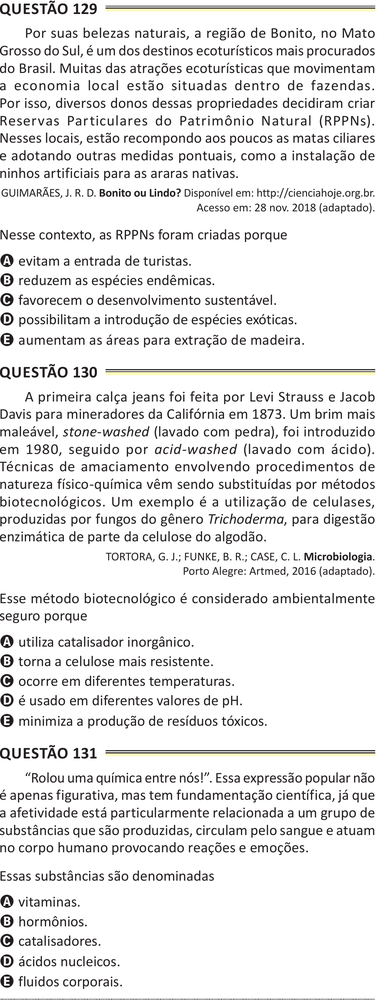
#> input picture 4Passo-RemoverBordasCentraisDasMetades/divididas-sem-bordas-do-meio/pagina_enem_13_direita.png, 386 x 1000 px, shrunk from 1075 x 2782 before the run; its folder holds 4 pictures in this run
$ python remover-bordas-internas.py
#> lines starting #> are read from the running program, lines starting #| are printed output that depends on the picture
"""
Propósito: Remover a bordinha interna que fica entre as colunas
Autor: Alexandre Nassar de Peder
Criação: 02/10/2025
Atualização: 03/06/2026

OBS1: puxe a pasta "divididas-com-bordas-do-meio" do passo 3 para essa pasta do passo 4

OBS2: As imagens da coluna da esquerda tem uma bordinha no lado direito

OBS3: As imagens da coluna da direita tem uma bordinha no lado esquerdo

OBS4: abra as imagens no GIMP para contar pixels e saber quantos pixels cortar da borda interna

OBS5: este código vai criar uma pasta de saída chamada "divididas-sem-bordas-do-meio", vai cortar as bordinhas internas de cada coluna e salvar as imagens cortadas nessa pasta criada

OBS6: Atualize as linhas 43 e 47 com os valores corretos de corte (esquerda, superior, direita, inferior) para a respectiva coluna (esquerda/direita)

OBS7: execute o código, e abra as imagens para conferir se as bordas foram removidas corretamente. Se não, ajuste os valores de corte e execute novamente.
"""

from PIL import Image
import os

pasta_imagens = "divididas-sem-bordas-do-meio"
pasta_saida = "divididas-sem-bordas-do-meio2"

os.makedirs(pasta_saida, exist_ok=True)

for nome_arquivo in os.listdir(pasta_imagens):
    if nome_arquivo.lower().endswith(".png"):
        caminho_entrada = os.path.join(pasta_imagens, nome_arquivo)
        imagem = Image.open(caminho_entrada)
#> imagem is the input picture: PIL image 386x1000 RGB; mean R, G, B 232, 231.5, 231.3

        largura, altura = imagem.size
#> largura = 386; altura = 1000

        # Aplica o corte original das bordas totais
        caixa_corte = (0, 0, largura, altura)
#> caixa_corte = (0, 0, 386, 1000)

        # Aplica cortes adicionais baseados no nome do arquivo
        if nome_arquivo.endswith("_esquerda.png"):
            # Remover pixels da borda direita das imagens de coluna da esquerda, nesse exemplo, 25 pixels
            caixa_corte = (caixa_corte[0], caixa_corte[1], caixa_corte[2] , caixa_corte[3]) # ATUALIZE AQUI O VALOR DE CORTE PARA A COLUNA DA ESQUERDA (esquerda, superior, direita, inferior)

        elif nome_arquivo.endswith("_direita.png"):
            # Remover pixels da borda esquerda das imagens de coluna da direita, nesse exemplo, 25 pixels
            caixa_corte = (caixa_corte[0] , caixa_corte[1], caixa_corte[2] - 27, caixa_corte[3]) # ATUALIZE AQUI O VALOR DE CORTE PARA A COLUNA DA DIREITA (esquerda, superior, direita, inferior)
#> caixa_corte = (0, 0, 359, 1000)

        imagem_cortada = imagem.crop(caixa_corte)
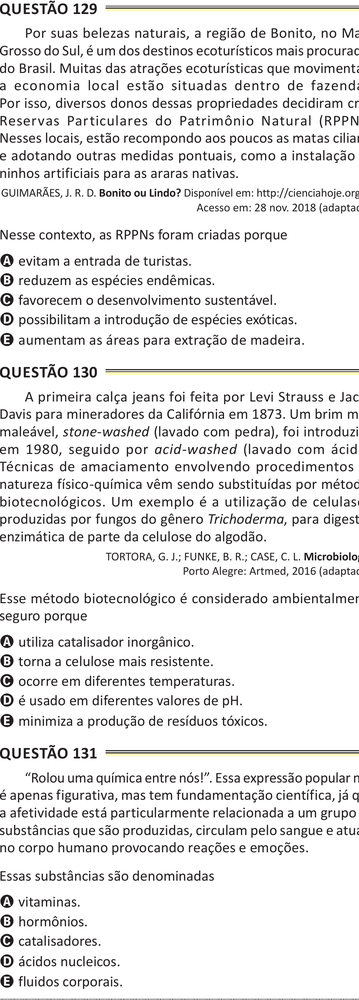
#> imagem_cortada: PIL image 359x1000 RGB; mean R, G, B 231, 230.6, 230.3
#> pass 3 of the loop `for nome_arquivo in os.listdir(pasta_imagens):`:
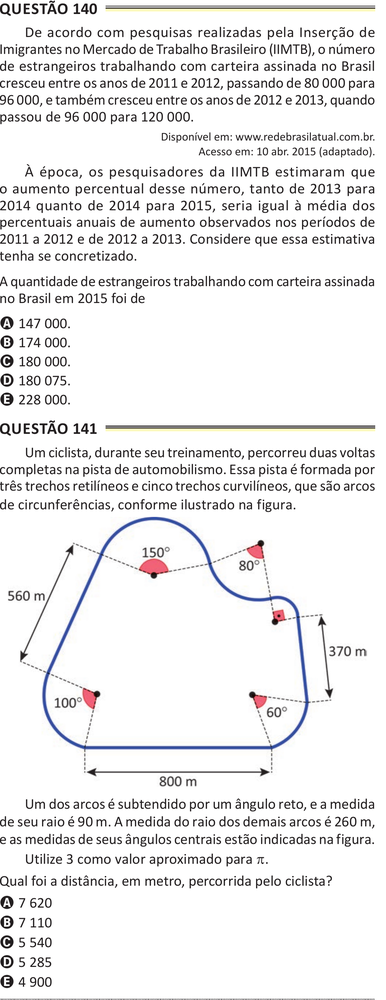
#> input picture 4Passo-RemoverBordasCentraisDasMetades/divididas-sem-bordas-do-meio/pagina_enem_17_direita.png, 386 x 1000 px, shrunk from 1075 x 2782 before the run
#> imagem is the input picture: PIL image 386x1000 RGB; mean R, G, B 237.1, 236.6, 237
#> `imagem_cortada = imagem.crop(caixa_corte)`:
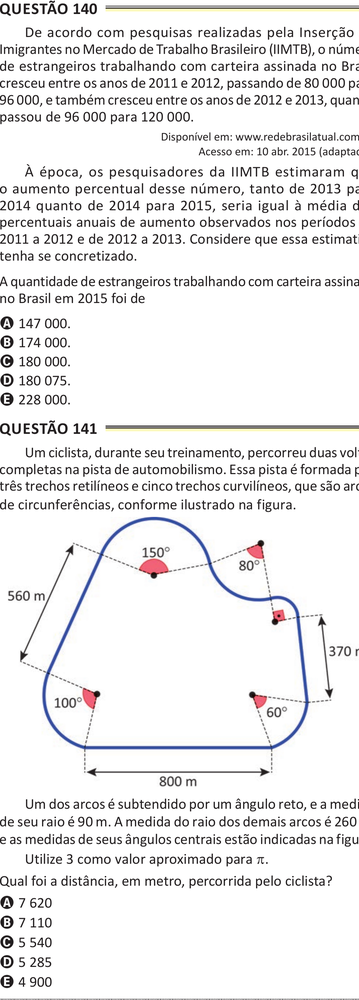
#> imagem_cortada: PIL image 359x1000 RGB; mean R, G, B 236.3, 235.8, 236.3
#> the loop made 4 passes; the first 3 are shown

        caminho_saida = os.path.join(pasta_saida, nome_arquivo)
        imagem_cortada.save(caminho_saida)

print("Recorte das bordas concluído.")
